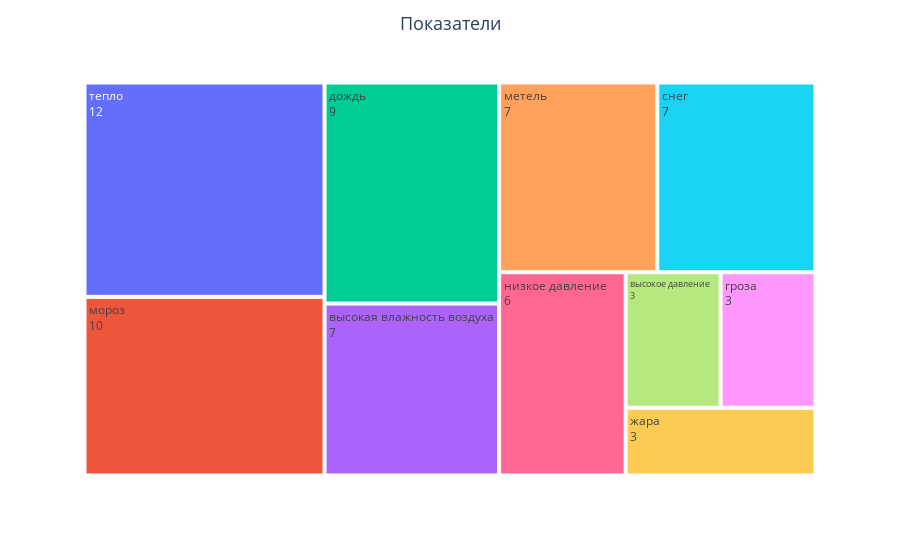

The notebook cell saved with this chart:
### Code cell
# посмотрим на группы товаров
Frequency_of_items = data.groupby(pd.Grouper(key='показатель')).size().reset_index(name='count')
fig = px.treemap(Frequency_of_items, path=['показатель'], values='count')
fig.update_layout(title_text='Показатели',
                  title_x=0.5, title_font=dict(size=18))
fig.update_traces(textinfo="label+value")
fig.show()

### Figure 1 — Plotly figure (JSON) as saved in the notebook; plotly's stock layout.template omitted (floating-point values rounded to 4 significant figures)
{"data": [{"branchvalues": "total", "domain": {"x": [0, 1], "y": [0, 1]}, "hovertemplate": "labels=%{label}<br>count=%{value}<br>parent=%{parent}<br>id=%{id}<extra></extra>", "ids": ["высокая влажность воздуха", "высокое давление", "гроза", "дождь", "жара", "метель", "мороз", "низкое давление", "снег", "тепло"], "labels": ["высокая влажность воздуха", "высокое давление", "гроза", "дождь", "жара", "метель", "мороз", "низкое давление", "снег", "тепло"], "name": "", "parents": ["", "", "", "", "", "", "", "", "", ""], "textinfo": "label+value", "type": "treemap", "values": [7, 3, 3, 9, 3, 7, 10, 6, 7, 12]}], "layout": {"legend": {"tracegroupgap": 0}, "margin": {"t": 60}, "title": {"font": {"size": 18}, "text": "Показатели", "x": 0.5}}}
